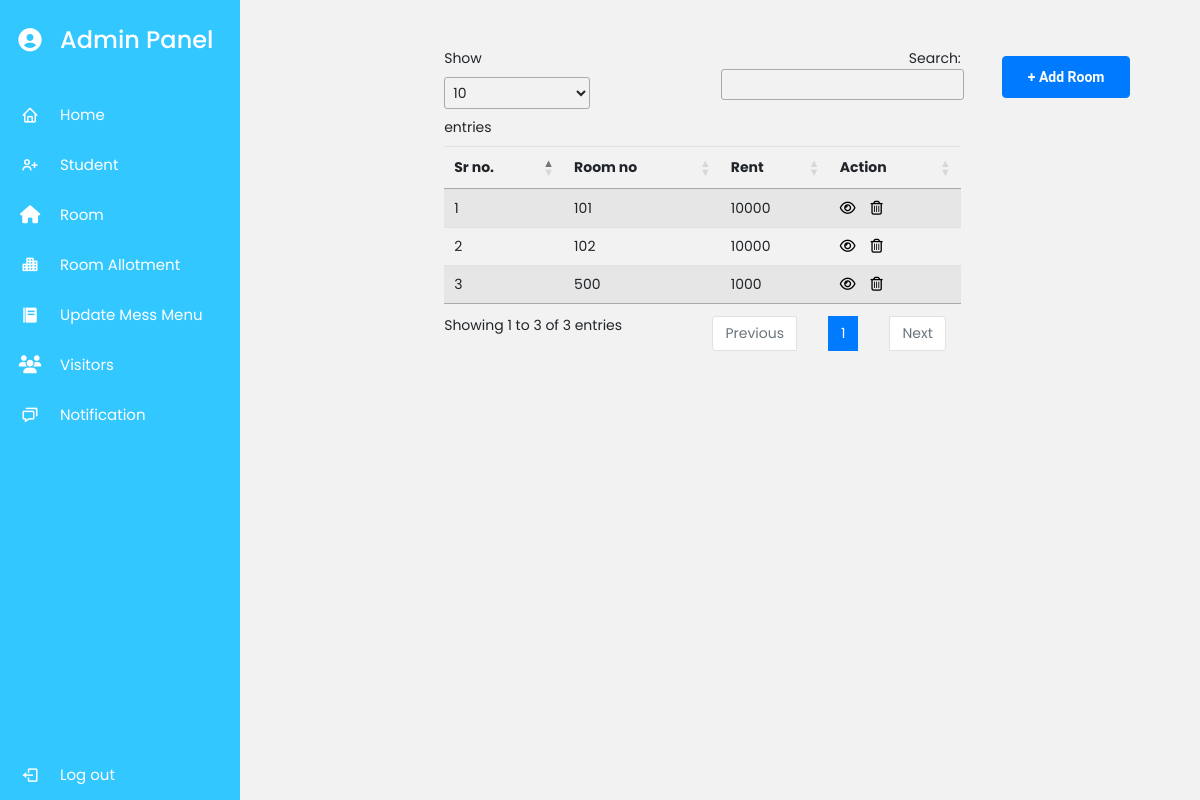
The app's page /room/ (signed in) with its own data.
### myapp/models.py (models this page shows, shortened)
class Room(models.Model):
    Details = models.CharField(max_length=150,null=True)
    Room_no = models.CharField(max_length=5,null=True)
    Beds = models.CharField(max_length=5,null=True)
    Rent = models.CharField(max_length=5,null=True)
    Floor = models.CharField(max_length=5,null=True)
    Type = models.CharField(max_length=10,null=True)
    Image = models.ImageField(upload_to='room_img',null=True)

### myapp/views.py (the view)
# urls.py: path('room/',views.view_room,name='view_room'),
def view_room(request):
    if request.user.is_superuser:
        rom = Room.objects.all()
        return render(request, "view-room.html", {'rom': rom})
    else:
        return redirect("Home")

### myapp/templates/view-room.html (shortened to what this page needs)
{% extends 'admindash.html' %}
{% block content %}
   <div class="col-lg-8">
       <div class="row justify-content-around ml-8 mt-5">
           <div class="col-lg-8">
                   <a href="{% url 'add_room' %}" class='btn btn-primary my-2  float-end' style="    position: absolute;
                   margin-left: 102%;">+ Add Room </a>
                   <table class="table table-striped" id="geniustable55" >
                        <thead>
                            <tr>
                              <th scope="col">Sr no.</th>
                              <th scope="col">Room no</th>
                              <th scope="col">Rent</th>
                              <th scope="col">Action</th>
                            </tr>
                          </thead>
                          {% if rom %}
                          <tbody>
                              {% for i in rom %}
                            <tr>
                            <td>{{forloop.counter}}</td>
                              <td>{{i.Room_no}}</td>
                              <td>{{i.Rent}}</td>
                              <td><a href="{% url 'edit_room' i.id %}" style="color:black;"><i class="fa fa-eye" aria-hidden="true"></i></a>  &nbsp&nbsp&nbsp<a href="{% url 'delete_room' i.id%}"style="color:black;"><i class="fa fa-trash-o" aria-hidden="true"onclick="return confirm('Are you sure you want to remove')"></i></a></td>
                            </tr>
                            {% endfor %}
                          </tbody>
                          {% endif %}
                        </table>
           </div>
           </div>
{% endblock content %}

### myapp/static/css/admindash.css (style rules this page uses)
* { margin: 0; padding: 0; box-sizing: border-box; font-family: 'Poppins', sans-serif; }

### myapp/static/css/visitors.css (style rules this page uses)
* { margin: 0; padding: 0; box-sizing: border-box; }
body { font-size: 14px; background: #f2f2f2; }

### myapp/static/css/main.css (style rules this page uses)
.row { display: -webkit-box; display: -webkit-flex; display: -moz-box; display: -ms-flexbox; display: flex; -webkit-flex-wrap: wrap; -ms-flex-wrap: wrap; flex-wrap: wrap; }
html { -webkit-box-sizing: border-box; -moz-box-sizing: border-box; box-sizing: border-box; }
* { padding: 0; margin: 0; }
*, *:before, *:after { -webkit-box-sizing: inherit; -moz-box-sizing: inherit; box-sizing: inherit; }
body, h1, h2, h3, h4, h5, h6, blockquote, p, pre, dl, dd, ol, ul, figure, hr, fieldset, legend { margin: 0; padding: 0; }
table { border-collapse: collapse; border-spacing: 0; }
body { font-family: "Roboto", "Arial", "Helvetica Neue", sans-serif; font-weight: 400; font-size: 14px; }
.btn { line-height: 40px; display: inline-block; padding: 0 25px; cursor: pointer; color: #fff; font-family: "Roboto", "Arial", "Helvetica Neue", sans-serif; -webkit-transition: all 0.4s ease; -o-transition: all 0.4s ease; -moz-transition: all 0.4s ease; transition: all 0.4s ease; font-size: 14px; font-weight: 700; }

### myapp/static/css/room.css (style rules this page uses)
* { margin: 0; padding: 0; box-sizing: border-box; }
body { font-size: 14px; background: #f2f2f2; }

### records on screen
Room: Room_no "101", Rent "10000"
Room: Room_no "102", Rent "10000"
Room: Room_no "500", Rent "1000"
